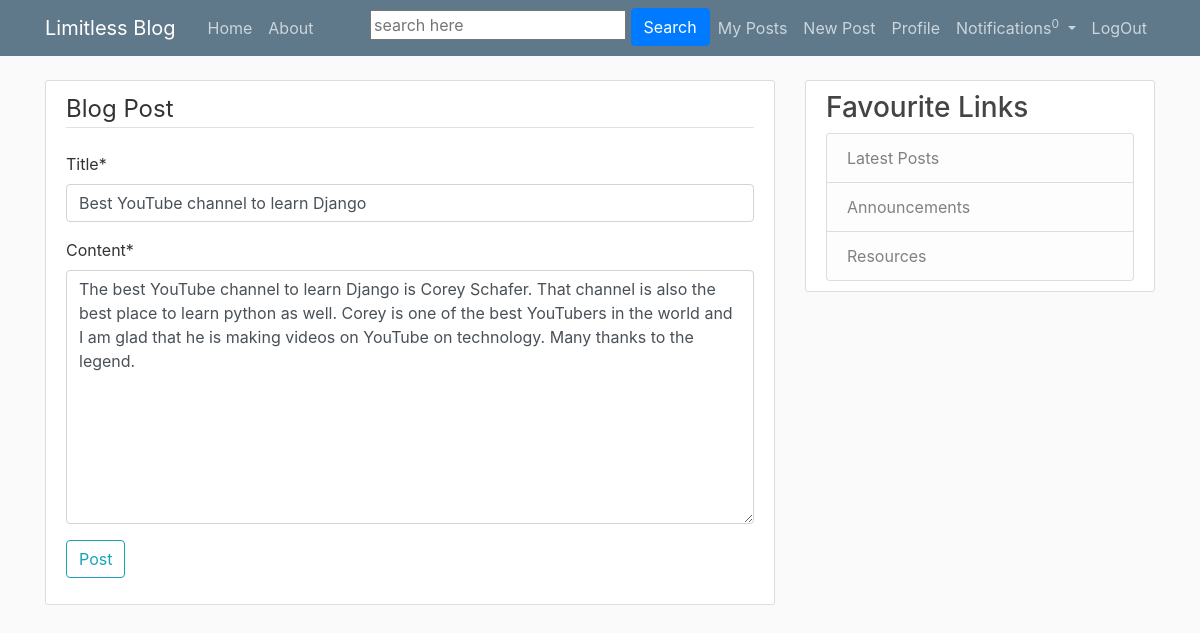
The app's page /post/11/update/ (signed in) with its own data.
### blog/models.py (models this page shows, shortened)
class Post(models.Model):
    title = models.CharField(max_length=100)
    content = models.TextField()
    date_posted = models.DateTimeField(default=timezone.now)
    author = models.ForeignKey(User, on_delete=models.CASCADE)
    likes = models.IntegerField(default=0)

### blog/views.py (the view, shortened to what this page needs)
# urls.py: path('post/<int:pk>/update/', PostUpdateView.as_view(), name='post-update'),
class PostUpdateView(LoginRequiredMixin, UserPassesTestMixin, UpdateView):
    model = Post
    fields = ['title', 'content']
    def test_func(self):
        post = self.get_object()
        if self.request.user == post.author:
            return True
        return False

### blog/templates/blog/post_form.html (shortened to what this page needs)
{% extends "blog/base.html" %}
{% load crispy_forms_tags %}
{% block content %}
    <div class="content-section">
        <form method="POST">
            <fieldset class="">
                <legend class="border-bottom mb-4">Blog Post</legend>
                {{ form|crispy }}
            </fieldset>
            <div class="form-group">
                <button class="btn btn-outline-info" type="submit">Post</button>
            </div>
        </form>
    </div>
{% endblock content %}

### blog/templates/blog/base.html (shortened to what this page needs)
{% load static %}
<!DOCTYPE html>
<html lang="en">
<head>
    <link rel="stylesheet" href="https://maxcdn.bootstrapcdn.com/bootstrap/4.0.0/css/bootstrap.min.css">
    <link rel="stylesheet" type="text/css" href="{% static 'blog/main.css' %}">
</head>
<body>
    <header class="site-header">
        <nav class="navbar navbar-expand-md navbar-dark bg-steel fixed-top">
            <div class="container">
                <a class="navbar-brand mr-4" href="{% url 'blog-home' %}">Limitless Blog</a>
                <div class="collapse navbar-collapse" id="navbarToggle">
                    <div class="navbar-nav mr-auto">
                        <a class="nav-item nav-link" href="{% url 'blog-home' %}">Home</a>
                        <a class="nav-item nav-link" href="{% url 'blog-about' %}">About</a>
                    </div>
                    <div class="navbar-nav">
                        <form method="get" action="{% url 'blog-search' %}">
                            <input name="search" value="" placeholder="search here" required>
                            <button class="btn btn-primary">Search</button>
                        </form>
                        {% if user.is_authenticated %}
                            <a class="nav-item nav-link" href="{% url 'user-posts' username=user.username %}">My Posts</a>
                            <a class="nav-item nav-link" href="{% url 'post-create' %}">New Post</a>
                            <a class="nav-item nav-link" href="{% url 'profile' %}">Profile</a>
                            <li class="nav-item dropdown">
                                <a id="notification" class="nav-link dropdown-toggle" data-toggle="dropdown">
                                  Notifications<sup id="notification_count">{{ user.notification_set.all|length }}</sup>
                                </a>
                            </li>
                            <a class="nav-item nav-link" href="{% url 'logout' %}">LogOut</a>
                        {% else %}
                            <a class="nav-item nav-link" href="{% url 'login' %}">Login</a>
                            <a class="nav-item nav-link" href="{% url 'register' %}">Register</a>
                        {% endif %}
                    </div>
                </div>
            </div>
        </nav>
    </header>
    <main role="main" class="container">
      <div class="row">
        <div id="article-section" class="col-md-8">
            {% block content %}{% endblock %}
        </div>
        <div class="col-md-4">
          <div class="content-section">
            <h3>Favourite Links</h3>
              <ul class="list-group">
                <a href="{% url 'latest-posts' %}" class="list-group-item list-group-item-light">Latest Posts</a>
                <li class="list-group-item list-group-item-light">Announcements</li>
                <li class="list-group-item list-group-item-light">Resources</li>
              </ul>
          </div>
        </div>
      </div>
    </main>
</body>
</html>

### blog/static/blog/main.css (style rules this page uses)
body { background: #fafafa; color: #333333; margin-top: 5rem; }
h1, h2, h3, h4, h5, h6 { color: #444444; }
ul { margin: 0; }
.bg-steel { background-color: #5f788a; }
.site-header .navbar-nav .nav-link { color: #cbd5db; }
.content-section { background: #ffffff; padding: 10px 20px; border: 1px solid #dddddd; border-radius: 3px; margin-bottom: 20px; }

### records on screen
Post: title "Best YouTube channel to learn Django", content "The best YouTube channel to learn Django is Corey Schafer. That channel is also the best place to learn python as well. Corey is one of the best YouTubers in the world and I am glad that he is making videos on YouTube on technology. Many thanks to the legend."

### other values on screen
{{ user.notification_set.all|length }} "0"
